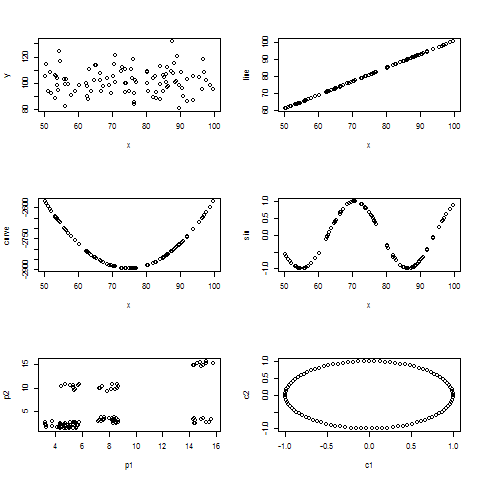

Generate this figure with R:
#各种分布关系做MINE
# png(file="relation.png")
par(mfrow=c(3,2))
x<-runif(100,max=100,min=50)
y<-rnorm(100,mean=100,sd=10)
plot(x,y)

line<-0.8*x+21
plot(x,line)

curve<-0.534*x^2-80*x+100
plot(x,curve)

sin<-sin(x/5)
plot(x,sin)

p1=jitter(c(rep(4,10),rep(5,40),rep(8,30),rep(15,20)),factor=4)
p2=jitter(c(rep(2,40),rep(10,20),rep(3,30),rep(15,10)),factor=4)
plot(p1,p2)

z=seq(0,2*pi,length=100)
c1=sin(z)
c2=cos(z)
plot(c1,c2)

# dev.off();

data<-data.frame(x=x,y=y,line=line,curve=curve,sin=sin,p1=p1,p2=p2,c1=c1,c2=c2)
write.table(data,file="relation.csv",col.names=TRUE,row.names=FALSE,quote=FALSE,sep=",")


source("MINE.r")
MINE("relation.csv",'all.pairs',0)

